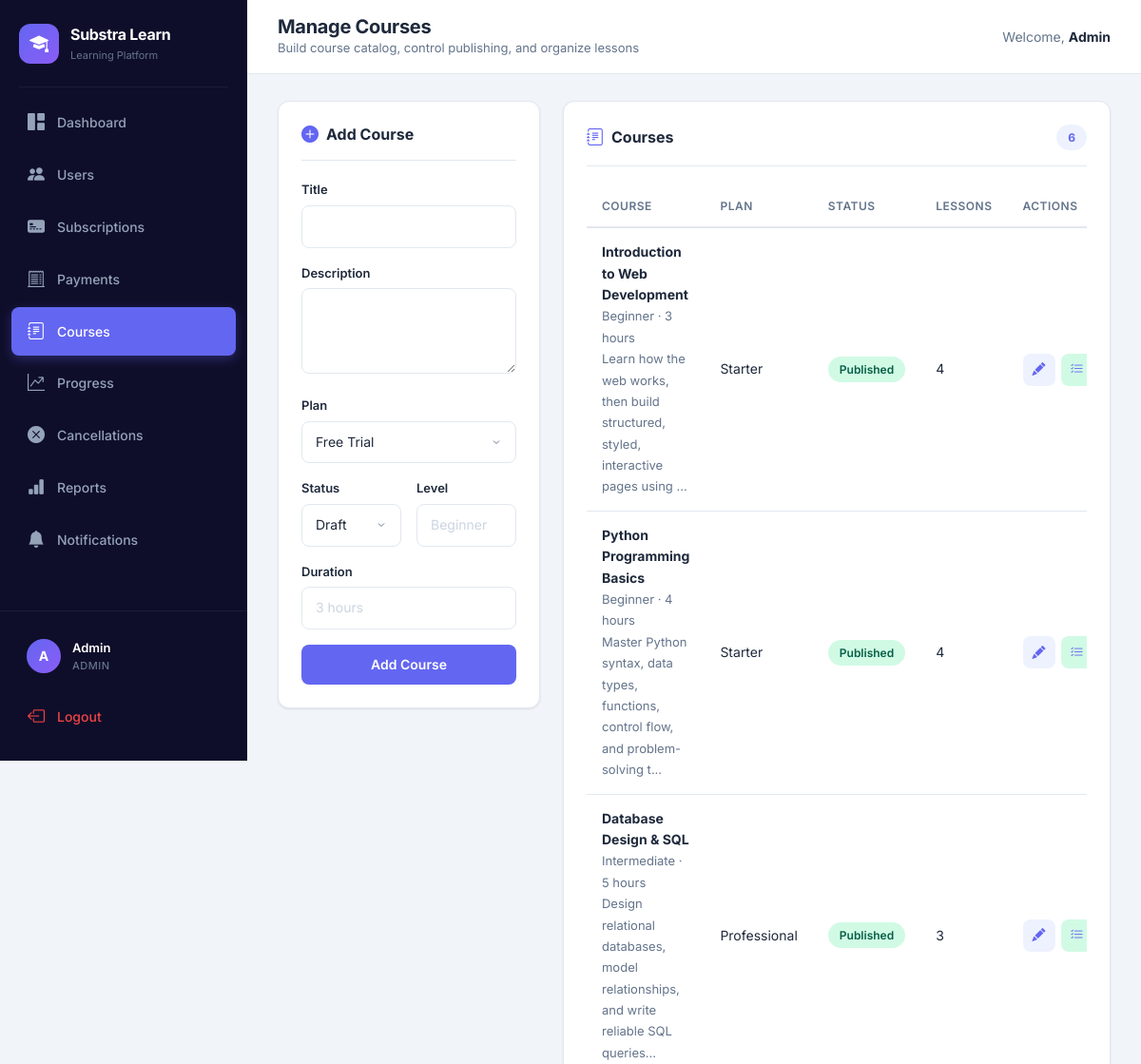
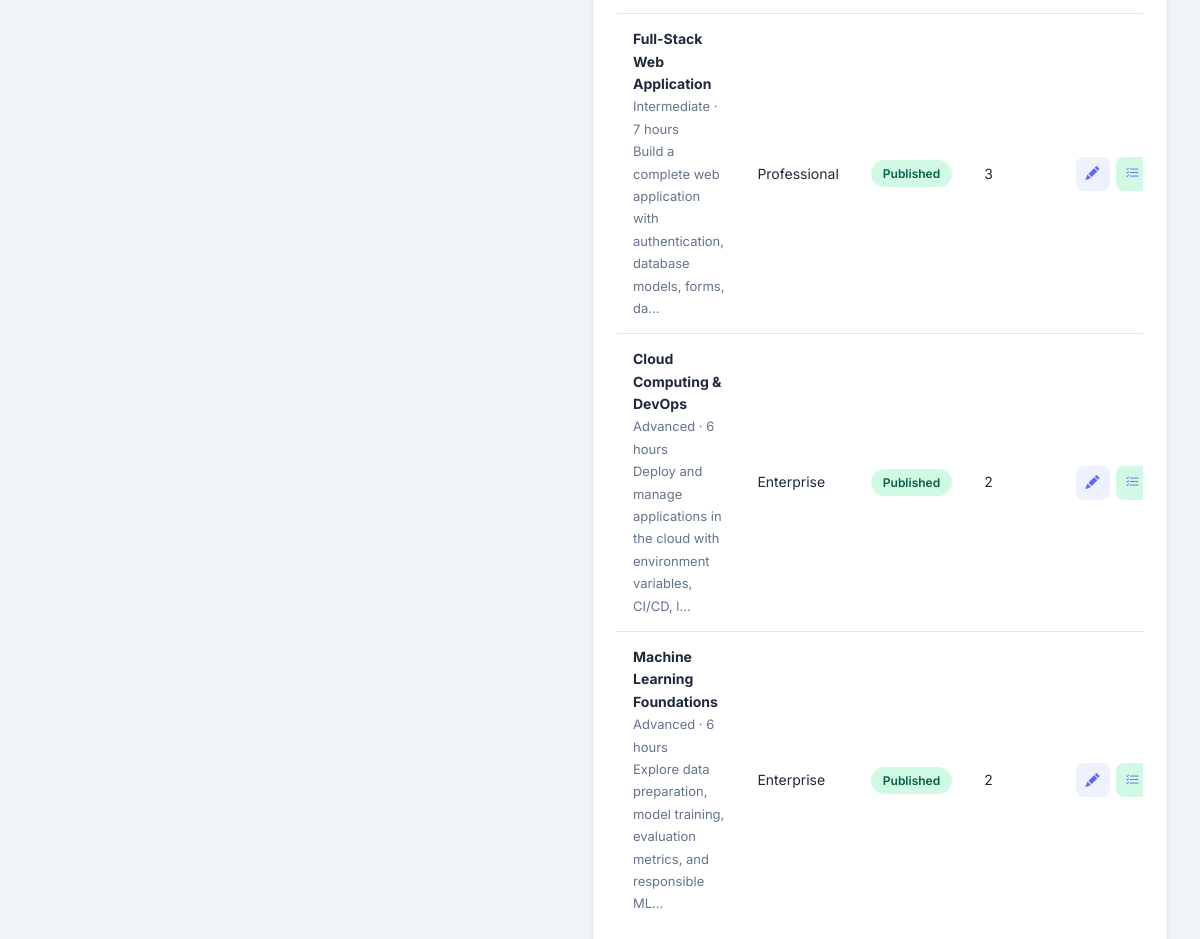
Screenshot of /admin/courses (signed in) with the database file from the repository (2 pictures, top to bottom).
### tables this page shows
CREATE TABLE courses (
    id INTEGER PRIMARY KEY AUTOINCREMENT,
    title TEXT NOT NULL,
    description TEXT DEFAULT '',
    plan_id INTEGER NOT NULL,
    status TEXT DEFAULT 'draft',
    thumbnail_url TEXT DEFAULT '',
    level TEXT DEFAULT '',
    duration TEXT DEFAULT '',
    created_at TEXT DEFAULT (datetime('now')),
    FOREIGN KEY (plan_id) REFERENCES plans(id)
);

### app.py (the view)
@app.route("/admin/courses")
@admin_required
def admin_courses():
    conn = get_db(); courses = conn.execute("""SELECT c.*, p.name as plan_name, COUNT(DISTINCT l.id) as lesson_count FROM courses c JOIN plans p ON c.plan_id = p.id LEFT JOIN lessons l ON l.course_id=c.id GROUP BY c.id ORDER BY p.price, c.title""").fetchall(); plans = conn.execute("SELECT * FROM plans WHERE status='active' ORDER BY price").fetchall(); conn.close(); return render_template("admin_courses.html", courses=courses, plans=plans)

### app.py (called while the page is built)
def get_db():
    conn = sqlite3.connect(os.getenv("DATABASE_PATH", DB_PATH), timeout=10)
    conn.row_factory = sqlite3.Row
    conn.execute("PRAGMA journal_mode=WAL")
    conn.execute("PRAGMA busy_timeout=10000")
    conn.execute("PRAGMA foreign_keys=ON")
    return conn

def get_csrf_token():
    if "_csrf_token" not in session:
        session["_csrf_token"] = secrets.token_urlsafe(32)
    return session["_csrf_token"]

@app.context_processor
def inject_helpers():
    def csrf_field():
        return Markup(f'<input type="hidden" name="csrf_token" value="{escape(get_csrf_token())}">')
    return {"csrf_token": get_csrf_token, "csrf_field": csrf_field}

@app.before_request
def protect_posts():
    if request.method != "POST" or request.endpoint == "stripe_webhook":
        return
    sent = request.form.get("csrf_token", "")
    expected = session.get("_csrf_token", "")
    if not expected or not hmac.compare_digest(sent, expected):
        abort(400, "Invalid CSRF token")

def admin_required(func):
    @wraps(func)
    def wrapper(*args, **kwargs):
        if "user_id" not in session or session.get("role") != "admin":
            flash("Access denied", "danger")
            return redirect("/login")
        return func(*args, **kwargs)
    return wrapper

@app.before_request
def refresh_badges():
    if "user_id" not in session:
        return
    try:
        conn = get_db()
        session["notification_count"] = conn.execute(
            "SELECT COUNT(*) FROM notifications WHERE user_id=? AND is_read=0", (session["user_id"],)
        ).fetchone()[0]
        if session.get("role") == "admin":
            session["pending_count"] = conn.execute("SELECT COUNT(*) FROM cancellation_requests WHERE status='pending'").fetchone()[0]
            session["failed_payment_count"] = conn.execute("SELECT COUNT(*) FROM payments WHERE status='failed'").fetchone()[0]
        conn.close()
    except Exception:
        pass

### templates/admin_courses.html (shortened to what this page needs)
{% extends "base.html" %}
{% block page_title %}Manage Courses{% endblock %}
{% block page_subtitle %}Build course catalog, control publishing, and organize lessons{% endblock %}
{% block content %}
<div class="row g-4">
    <div class="col-lg-4">
        <div class="content-card">
            <div class="card-header-custom">
                <h2 class="card-title">
                    <i class="bi bi-plus-circle-fill"></i> Add Course
                </h2>
            </div>
            <form method="POST" action="/admin/create_course">
                <div class="form-group">
                    <label class="form-label">Title</label>
                    <input name="title" class="form-input" required>
                </div>
                <div class="form-group">
                    <label class="form-label">Description</label>
                    <textarea name="description" class="form-input" rows="3"></textarea>
                </div>
                <div class="form-group">
                    <label class="form-label">Plan</label>
                    <select name="plan_id" class="form-input">
                        {% for p in plans %}
                        <option value="{{ p['id'] }}">{{ p['name'] }}</option>
                        {% endfor %}
                    </select>
                </div>
                <div class="form-row">
                    <div class="form-group">
                        <label class="form-label">Status</label>
                        <select name="status" class="form-input">
                            <option value="draft">Draft</option>
                        </select>
                    </div>
                    <div class="form-group">
                        <label class="form-label">Level</label>
                        <input name="level" class="form-input" placeholder="Beginner">
                    </div>
                </div>
                <div class="form-group">
                    <label class="form-label">Duration</label>
                    <input name="duration" class="form-input" placeholder="3 hours">
                </div>
                <button type="submit" class="btn-custom btn-primary-custom w-100">
                    Add Course
                </button>
            </form>
        </div>
    </div>
    <div class="col-lg-8">
        <div class="content-card">
            <div class="card-header-custom">
                <h2 class="card-title">
                    <i class="bi bi-journal-text"></i> Courses
                </h2>
                <span class="badge-count">{{ courses|length }}</span>
            </div>
            <div class="table-wrapper">
                <table class="table-custom">
                    <thead>
                        <tr>
                            <th>Course</th>
                            <th>Plan</th>
                            <th>Status</th>
                            <th>Lessons</th>
                            <th>Actions</th>
                        </tr>
                    </thead>
                    <tbody>
                        {% for c in courses %}
                        <tr>
                            <td>
                                <strong>{{ c['title'] }}</strong><br>
                                <span class="text-muted-custom">
                                    {{ c['level'] or 'No level' }} · {{ c['duration'] or 'No duration' }}
                                </span><br>
                                <span class="text-muted-custom">
                                    {{ c['description'][:80] }}{% if c['description']|length > 80 %}...{% endif %}
                                </span>
                            </td>
                            <td>{{ c['plan_name'] }}</td>
                            <td>
                                <span class="badge-status {{ 'badge-active' if c['status'] == 'published' else 'badge-pending' }}">
                                    {{ c['status']|title }}
                                </span>
                            </td>
                            <td>{{ c['lesson_count'] }}</td>
                            <td>
                                <div class="action-btns">
                                    <button
                                        type="button"
                                        class="btn-icon edit-course-btn"
                                        title="Edit Course"
                                        data-id="{{ c['id'] }}"
                                        data-title="{{ c['title']|e }}"
                                        data-description="{{ c['description']|e }}"
                                        data-plan-id="{{ c['plan_id'] }}"
                                        data-status="{{ c['status']|e }}"
                                        data-level="{{ (c['level'] or '')|e }}"
                                        data-duration="{{ (c['duration'] or '')|e }}"
                                    >
                                        <i class="bi bi-pencil-fill"></i>
                                    </button>
                                    <a
                                        class="btn-icon btn-icon-success"
                                        href="/admin/course/{{ c['id'] }}/lessons"
                                        title="Manage Lessons"
                                    >
                                        <i class="bi bi-list-check"></i>
                                    </a>
                                </div>
                            </td>
                        </tr>
                        {% endfor %}
                    </tbody>
                </table>
            </div>
        </div>
    </div>
</div>
{% endblock %}

### static/style.css (style rules this page uses)
:root { --primary: #6366F1; --primary-dark: #4F46E5; --primary-light: #A5B4FC; --primary-bg: #EEF2FF; --secondary: #8B5CF6; --success: #10B981; --success-bg: #D1FAE5; --warning: #F59E0B; --warning-bg: #FEF3C7; --danger: #EF4444; --danger-bg: #FEE2E2; --info: #06B6D4; --info-bg: #CFFAFE; --dark: #0F172A; --sidebar-bg: #0F0E2A; --sidebar-hover: #1E1B4B; --sidebar-active: #6366F1; --bg: #F1F5F9; --card: #FFFFFF; --text: #1E293B; --text-muted: #64748B; --border: #E2E8F0; --radius: 12px; --radius-sm: 8px; --radius-lg: 16px; --shadow: 0 1px 3px rgba(0,0,0,0.06), 0 1px 2px rgba(0,0,0,0.04); --shadow-md: 0 4px 6px rgba(0,0,0,0.05), 0 2px 4px rgba(0,0,0,0.03); --shadow-lg: 0 10px 25px rgba(0,0,0,0.08), 0 4px 10px rgba(0,0,0,0.04); --transition: all 0.2s ease; --sidebar-width: 260px; }
* { margin: 0; padding: 0; box-sizing: border-box; }
body { font-family: 'Inter', -apple-system, BlinkMacSystemFont, 'Segoe UI', sans-serif; background: var(--bg); color: var(--text); line-height: 1.6; -webkit-font-smoothing: antialiased; }
.content-card { background: var(--card); border-radius: var(--radius); padding: 24px; box-shadow: var(--shadow); border: 1px solid var(--border); margin-bottom: 0; }
.card-header-custom { display: flex; align-items: center; justify-content: space-between; margin-bottom: 20px; padding-bottom: 16px; border-bottom: 1px solid var(--border); }
.card-title { font-size: 16px; font-weight: 700; color: var(--text); display: flex; align-items: center; gap: 8px; margin: 0; }
.card-title i { color: var(--primary); font-size: 18px; }
.badge-count { background: var(--primary-bg); color: var(--primary); font-size: 12px; font-weight: 700; padding: 4px 12px; border-radius: 20px; }
.table-wrapper { overflow-x: auto; }
.table-custom { width: 100%; border-collapse: collapse; }
.table-custom thead th { padding: 12px 16px; font-size: 12px; font-weight: 600; color: var(--text-muted); text-transform: uppercase; letter-spacing: 0.5px; border-bottom: 2px solid var(--border); text-align: left; white-space: nowrap; }
.table-custom tbody td { padding: 14px 16px; font-size: 14px; border-bottom: 1px solid var(--border); color: var(--text); vertical-align: middle; }
.table-custom tbody tr { transition: var(--transition); }
.table-custom tbody tr:last-child td { border-bottom: none; }
.badge-status { display: inline-flex; align-items: center; padding: 4px 12px; border-radius: 20px; font-size: 12px; font-weight: 600; white-space: nowrap; }
.badge-active { background: var(--success-bg); color: #065F46; }
.btn-custom { display: inline-flex; align-items: center; justify-content: center; gap: 8px; padding: 10px 20px; border-radius: var(--radius-sm); font-size: 14px; font-weight: 600; text-decoration: none; border: none; cursor: pointer; transition: var(--transition); white-space: nowrap; }
.btn-primary-custom { background: var(--primary); color: white; }
.btn-icon { width: 34px; height: 34px; border-radius: var(--radius-sm); display: inline-flex; align-items: center; justify-content: center; font-size: 14px; border: none; cursor: pointer; background: var(--primary-bg); color: var(--primary); transition: var(--transition); text-decoration: none; }
.btn-icon-success { background: var(--success-bg); color: var(--success); }
.action-btns { display: flex; gap: 6px; }
.w-100 { width: 100%; }
.form-group { margin-bottom: 16px; flex: 1; }
.form-label { display: block; font-size: 13px; font-weight: 600; color: var(--text); margin-bottom: 6px; }
.form-input { width: 100%; padding: 10px 14px; border: 1.5px solid var(--border); border-radius: var(--radius-sm); font-size: 14px; font-family: inherit; color: var(--text); background: var(--card); transition: var(--transition); outline: none; }
.form-input::placeholder { color: #CBD5E1; }
.form-row { display: flex; gap: 16px; }
select.form-input { cursor: pointer; appearance: none; background-repeat: no-repeat; background-position: right 14px center; padding-right: 36px; }
textarea.form-input { resize: vertical; min-height: 60px; }
.text-muted-custom { color: var(--text-muted); font-size: 13px; }
.table-custom a { color: var(--primary); text-decoration: none; }

### rows the page displays
courses: title "Introduction to Web Development", level "Beginner", duration "3 hours", description "Learn how the web works, then build structured, styled, interactive pages using", plan_name "Starter", status "Published", lesson_count "4"
courses: title "Python Programming Basics", level "Beginner", duration "4 hours", description "Master Python syntax, data types, functions, control flow, and problem-solving t", plan_name "Starter", status "Published", lesson_count "4"
courses: title "Database Design & SQL", level "Intermediate", duration "5 hours", description "Design relational databases, model relationships, and write reliable SQL queries", plan_name "Professional", status "Published", lesson_count "3"
courses: title "Full-Stack Web Application", level "Intermediate", duration "7 hours", description "Build a complete web application with authentication, database models, forms, da", plan_name "Professional", status "Published", lesson_count "3"
courses: title "Cloud Computing & DevOps", level "Advanced", duration "6 hours", description "Deploy and manage applications in the cloud with environment variables, CI/CD, l", plan_name "Enterprise", status "Published", lesson_count "2"
courses: title "Machine Learning Foundations", level "Advanced", duration "6 hours", description "Explore data preparation, model training, evaluation metrics, and responsible ML", plan_name "Enterprise", status "Published", lesson_count "2"

### other values shown
{{ session.get('user_name', 'U')[0]|upper }} "A"
{{ session.get('user_name') }} "Admin"
{{ session.get('role')|upper }} "ADMIN"
{{ courses|length }} "6"
form field plan_id "Free Trial"
